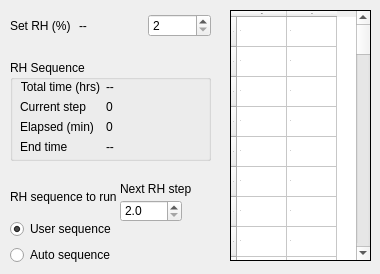
     <widget class="QWidget" name="rh_gen_tab">
      <attribute name="title">
       <string>RH ctrl</string>
      </attribute>
      <widget class="QWidget" name="gridLayoutWidget_7">
       <property name="geometry">
        <rect>
         <x>10</x>
         <y>10</y>
         <width>201</width>
         <height>31</height>
        </rect>
       </property>
       <layout class="QGridLayout" name="gridLayout_2">
        <item row="0" column="0">
         <widget class="QLabel" name="set_rh_label">
          <property name="text">
           <string>Set RH (%)</string>
          </property>
         </widget>
        </item>
        <item row="0" column="1">
         <widget class="QLabel" name="rh_display">
          <property name="toolTip">
           <string>&lt;html&gt;&lt;head/&gt;&lt;body&gt;&lt;p&gt;The actual humidity measured by the RH-200 humidity gnerator.&lt;/p&gt;&lt;/body&gt;&lt;/html&gt;</string>
          </property>
          <property name="text">
           <string>--    </string>
          </property>
         </widget>
        </item>
        <item row="0" column="2">
         <widget class="QSpinBox" name="set_rh">
          <property name="toolTip">
           <string>&lt;html&gt;&lt;head/&gt;&lt;body&gt;&lt;p&gt;Set the relative humidity using the RH-200 humidity generator. This is set automatically when a humidity sequence is running.&lt;/p&gt;&lt;/body&gt;&lt;/html&gt;</string>
          </property>
          <property name="minimum">
           <number>2</number>
          </property>
          <property name="singleStep">
           <number>1</number>
          </property>
          <property name="value">
           <number>2</number>
          </property>
         </widget>
        </item>
       </layout>
      </widget>
      <widget class="QGroupBox" name="rh_seq_groupbox">
       <property name="geometry">
        <rect>
         <x>10</x>
         <y>60</y>
         <width>201</width>
         <height>101</height>
        </rect>
       </property>
       <property name="title">
        <string>RH Sequence</string>
       </property>
       <widget class="QWidget" name="formLayoutWidget_3">
        <property name="geometry">
         <rect>
          <x>10</x>
          <y>20</y>
          <width>171</width>
          <height>105</height>
         </rect>
        </property>
        <layout class="QFormLayout" name="seq_indicator_grid">
         <item row="0" column="0">
          <widget class="QLabel" name="tot_seq_time_label">
           <property name="text">
            <string>Total time (hrs)</string>
           </property>
           <property name="alignment">
            <set>Qt::AlignRight|Qt::AlignTrailing|Qt::AlignVCenter</set>
           </property>
          </widget>
         </item>
         <item row="0" column="1">
          <widget class="QLabel" name="tot_rh_seq_time">
           <property name="toolTip">
            <string>Total length of RH sequence in hours.</string>
           </property>
           <property name="text">
            <string>--</string>
           </property>
          </widget>
         </item>
         <item row="1" column="0">
          <widget class="QLabel" name="current_step_label">
           <property name="text">
            <string>Current step</string>
           </property>
           <property name="alignment">
            <set>Qt::AlignRight|Qt::AlignTrailing|Qt::AlignVCenter</set>
           </property>
          </widget>
         </item>
         <item row="1" column="1">
          <widget class="QLabel" name="rh_seq_step">
           <property name="toolTip">
            <string>Current step number of the RH sequence.</string>
           </property>
           <property name="text">
            <string>0</string>
           </property>
          </widget>
         </item>
         <item row="2" column="0">
          <widget class="QLabel" name="elapsed_seq_time_label">
           <property name="text">
            <string>Elapsed (min)</string>
           </property>
          </widget>
         </item>
         <item row="2" column="1">
          <widget class="QLabel" name="elapsed_rh_seq_time">
           <property name="toolTip">
            <string>Elapsed time of the RH sequence.</string>
           </property>
           <property name="text">
            <string>0</string>
           </property>
          </widget>
         </item>
         <item row="3" column="0">
          <widget class="QLabel" name="seq_end_time_label">
           <property name="text">
            <string>End time</string>
           </property>
          </widget>
         </item>
         <item row="3" column="1">
          <widget class="QLabel" name="seq_end_time_display">
           <property name="toolTip">
            <string>Estimated time of completion for the RH sequence.</string>
           </property>
           <property name="text">
            <string>--</string>
           </property>
          </widget>
         </item>
        </layout>
       </widget>
      </widget>
      <widget class="QTableWidget" name="rh_table">
       <property name="geometry">
        <rect>
         <x>230</x>
         <y>10</y>
         <width>141</width>
         <height>251</height>
        </rect>
       </property>
       <property name="font">
        <font>
         <pointsize>-1</pointsize>
        </font>
       </property>
       <property name="toolTip">
        <string>&lt;html&gt;&lt;head/&gt;&lt;body&gt;&lt;p&gt;Sequence of relative humidity to set using the RH-200 relative humidity generator. Time is measured in minutes and relativehumidity (RH) is measured in percent (%). Sequences can be cleared, exported, imported, started, and stopped using the &amp;quot;Humidity&amp;quot; tab on the top menu bar. The sequence can be previewed by selecting the &amp;quot;Preview RH sequence&amp;quot; option in the &amp;quot;RH&amp;quot; tab on the top menu bar.&lt;/p&gt;&lt;/body&gt;&lt;/html&gt;</string>
       </property>
       <property name="frameShape">
        <enum>QFrame::Box</enum>
       </property>
       <property name="frameShadow">
        <enum>QFrame::Plain</enum>
       </property>
       <property name="alternatingRowColors">
        <bool>false</bool>
       </property>
       <property name="selectionMode">
        <enum>QAbstractItemView::ExtendedSelection</enum>
       </property>
       <property name="showGrid">
        <bool>true</bool>
       </property>
       <property name="gridStyle">
        <enum>Qt::SolidLine</enum>
       </property>
       <property name="wordWrap">
        <bool>false</bool>
       </property>
       <property name="cornerButtonEnabled">
        <bool>false</bool>
       </property>
       <attribute name="horizontalHeaderCascadingSectionResizes">
        <bool>false</bool>
       </attribute>
       <attribute name="horizontalHeaderDefaultSectionSize">
        <number>50</number>
       </attribute>
       <attribute name="verticalHeaderCascadingSectionResizes">
        <bool>false</bool>
       </attribute>
       <attribute name="verticalHeaderDefaultSectionSize">
        <number>20</number>
       </attribute>
       <attribute name="verticalHeaderMinimumSectionSize">
        <number>30</number>
       </attribute>
       <attribute name="verticalHeaderShowSortIndicator" stdset="0">
        <bool>false</bool>
       </attribute>
       <row>
        <property name="text">
         <string>1</string>
        </property>
       </row>
       <row>
        <property name="text">
         <string>2</string>
        </property>
       </row>
       <row>
        <property name="text">
         <string>3</string>
        </property>
       </row>
       <row>
        <property name="text">
         <string>4</string>
        </property>
       </row>
       <row>
        <property name="text">
         <string>5</string>
        </property>
       </row>
       <row>
        <property name="text">
         <string>6</string>
        </property>
       </row>
       <row>
        <property name="text">
         <string>7</string>
        </property>
       </row>
       <row>
        <property name="text">
         <string>8</string>
        </property>
       </row>
       <row>
        <property name="text">
         <string>9</string>
        </property>
       </row>
       <row>
        <property name="text">
         <string>10</string>
        </property>
       </row>
       <row>
        <property name="text">
         <string>11</string>
        </property>
       </row>
       <row>
        <property name="text">
         <string>12</string>
        </property>
       </row>
       <row>
        <property name="text">
         <string>13</string>
        </property>
       </row>
       <row>
        <property name="text">
         <string>14</string>
        </property>
       </row>
       <row>
        <property name="text">
         <string>15</string>
        </property>
       </row>
       <row>
        <property name="text">
         <string>16</string>
        </property>
       </row>
       <row>
        <property name="text">
         <string>17</string>
        </property>
       </row>
       <row>
        <property name="text">
         <string>18</string>
        </property>
       </row>
       <row>
        <property name="text">
         <string>19</string>
        </property>
       </row>
       <row>
        <property name="text">
         <string>20</string>
        </property>
       </row>
       <row>
        <property name="text">
         <string>21</string>
        </property>
       </row>
       <row>
        <property name="text">
         <string>22</string>
        </property>
       </row>
       <row>
        <property name="text">
         <string>23</string>
        </property>
       </row>
       <row>
        <property name="text">
         <string>24</string>
        </property>
       </row>
       <row>
        <property name="text">
         <string>25</string>
        </property>
       </row>
       <row>
        <property name="text">
         <string>26</string>
        </property>
       </row>
       <row>
        <property name="text">
         <string>27</string>
        </property>
       </row>
       <row>
        <property name="text">
         <string>28</string>
        </property>
       </row>
       <row>
        <property name="text">
         <string>29</string>
        </property>
       </row>
       <row>
        <property name="text">
         <string>30</string>
        </property>
       </row>
       <row>
        <property name="text">
         <string>31</string>
        </property>
       </row>
       <row>
        <property name="text">
         <string>32</string>
        </property>
       </row>
       <row>
        <property name="text">
         <string>33</string>
        </property>
       </row>
       <row>
        <property name="text">
         <string>34</string>
        </property>
       </row>
       <row>
        <property name="text">
         <string>35</string>
        </property>
       </row>
       <row>
        <property name="text">
         <string>36</string>
        </property>
       </row>
       <row>
        <property name="text">
         <string>37</string>
        </property>
       </row>
       <row>
        <property name="text">
         <string>38</string>
        </property>
       </row>
       <row>
        <property name="text">
         <string>39</string>
        </property>
       </row>
       <row>
        <property name="text">
         <string>40</string>
        </property>
       </row>
       <row>
        <property name="text">
         <string>41</string>
        </property>
       </row>
       <row>
        <property name="text">
         <string>42</string>
        </property>
       </row>
       <row>
        <property name="text">
         <string>43</string>
        </property>
       </row>
       <row>
        <property name="text">
         <string>44</string>
        </property>
       </row>
       <row>
        <property name="text">
         <string>45</string>
        </property>
       </row>
       <row>
        <property name="text">
         <string>46</string>
        </property>
       </row>
       <row>
        <property name="text">
         <string>47</string>
        </property>
       </row>
       <row>
        <property name="text">
         <string>48</string>
        </property>
       </row>
       <row>
        <property name="text">
         <string>49</string>
        </property>
       </row>
       <row>
        <property name="text">
         <string>50</string>
        </property>
       </row>
       <row>
        <property name="text">
         <string>51</string>
        </property>
       </row>
       <row>
        <property name="text">
         <string>52</string>
        </property>
       </row>
       <row>
        <property name="text">
         <string>53</string>
        </property>
       </row>
       <row>
        <property name="text">
         <string>54</string>
        </property>
       </row>
       <row>
        <property name="text">
         <string>55</string>
        </property>
       </row>
       <row>
        <property name="text">
         <string>56</string>
        </property>
       </row>
       <row>
        <property name="text">
         <string>57</string>
        </property>
       </row>
       <row>
        <property name="text">
         <string>58</string>
        </property>
       </row>
       <row>
        <property name="text">
         <string>59</string>
        </property>
       </row>
       <row>
        <property name="text">
         <string>60</string>
        </property>
       </row>
       <column>
        <property name="text">
         <string>Time</string>
        </property>
       </column>
       <column>
        <property name="text">
         <string>RH</string>
        </property>
       </column>
       <item row="0" column="0">
        <property name="text">
         <string>.1</string>
        </property>
       </item>
       <item row="0" column="1">
        <property name="text">
         <string>2</string>
        </property>
       </item>
       <item row="1" column="0">
        <property name="text">
         <string>.1</string>
        </property>
       </item>
       <item row="1" column="1">
        <property name="text">
         <string>3</string>
        </property>
       </item>
       <item row="2" column="0">
        <property name="text">
         <string>.1</string>
        </property>
       </item>
       <item row="2" column="1">
        <property name="text">
         <string>4</string>
        </property>
       </item>
       <item row="3" column="0">
        <property name="text">
         <string>.1</string>
        </property>
       </item>
       <item row="3" column="1">
        <property name="text">
         <string>2</string>
        </property>
       </item>
       <item row="4" column="0">
        <property name="text">
         <string>0</string>
        </property>
       </item>
       <item row="4" column="1">
        <property name="text">
         <string>0</string>
        </property>
       </item>
       <item row="5" column="0">
        <property name="text">
         <string>0</string>
        </property>
       </item>
       <item row="5" column="1">
        <property name="text">
         <string>0</string>
        </property>
       </item>
       <item row="6" column="0">
        <property name="text">
         <string>0</string>
        </property>
       </item>
       <item row="6" column="1">
        <property name="text">
         <string>0</string>
        </property>
       </item>
       <item row="7" column="0">
        <property name="text">
         <string>0</string>
        </property>
       </item>
       <item row="7" column="1">
        <property name="text">
         <string>0</string>
        </property>
       </item>
       <item row="8" column="0">
        <property name="text">
         <string>0</string>
        </property>
       </item>
       <item row="8" column="1">
        <property name="text">
         <string>0</string>
        </property>
       </item>
       <item row="9" column="0">
        <property name="text">
         <string>0</string>
        </property>
       </item>
       <item row="9" column="1">
        <property name="text">
         <string>0</string>
        </property>
       </item>
       <item row="10" column="0">
        <property name="text">
         <string>0</string>
        </property>
       </item>
       <item row="10" column="1">
        <property name="text">
         <string>0</string>
        </property>
       </item>
       <item row="11" column="0">
        <property name="text">
         <string>0</string>
        </property>
       </item>
       <item row="11" column="1">
        <property name="text">
         <string>0</string>
        </property>
       </item>
       <item row="12" column="0">
        <property name="text">
         <string>0</string>
        </property>
       </item>
       <item row="12" column="1">
        <property name="text">
         <string>0</string>
        </property>
       </item>
       <item row="13" column="0">
        <property name="text">
         <string>0</string>
        </property>
       </item>
       <item row="13" column="1">
        <property name="text">
         <string>0</string>
        </property>
       </item>
       <item row="14" column="0">
        <property name="text">
         <string>0</string>
        </property>
       </item>
       <item row="14" column="1">
        <property name="text">
         <string>0</string>
        </property>
       </item>
       <item row="15" column="0">
        <property name="text">
         <string>0</string>
        </property>
       </item>
       <item row="15" column="1">
        <property name="text">
         <string>0</string>
        </property>
       </item>
       <item row="16" column="0">
        <property name="text">
         <string>0</string>
        </property>
       </item>
       <item row="16" column="1">
        <property name="text">
         <string>0</string>
        </property>
       </item>
       <item row="17" column="0">
        <property name="text">
         <string>0</string>
        </property>
       </item>
       <item row="17" column="1">
        <property name="text">
         <string>0</string>
        </property>
       </item>
       <item row="18" column="0">
        <property name="text">
         <string>0</string>
        </property>
       </item>
       <item row="18" column="1">
        <property name="text">
         <string>0</string>
        </property>
       </item>
       <item row="19" column="0">
        <property name="text">
         <string>0</string>
        </property>
       </item>
       <item row="19" column="1">
        <property name="text">
         <string>0</string>
        </property>
       </item>
       <item row="20" column="0">
        <property name="text">
         <string>0</string>
        </property>
       </item>
       <item row="20" column="1">
        <property name="text">
         <string>0</string>
        </property>
       </item>
       <item row="21" column="0">
        <property name="text">
         <string>0</string>
        </property>
       </item>
       <item row="21" column="1">
        <property name="text">
         <string>0</string>
        </property>
       </item>
       <item row="22" column="0">
        <property name="text">
         <string>0</string>
        </property>
       </item>
       <item row="22" column="1">
        <property name="text">
         <string>0</string>
        </property>
       </item>
       <item row="23" column="0">
        <property name="text">
         <string>0</string>
        </property>
       </item>
       <item row="23" column="1">
        <property name="text">
         <string>0</string>
        </property>
       </item>
       <item row="24" column="0">
        <property name="text">
         <string>0</string>
        </property>
       </item>
       <item row="24" column="1">
        <property name="text">
         <string>0</string>
        </property>
       </item>
       <item row="25" column="0">
        <property name="text">
         <string>0</string>
        </property>
       </item>
       <item row="25" column="1">
        <property name="text">
         <string>0</string>
        </property>
       </item>
       <item row="26" column="0">
        <property name="text">
         <string>0</string>
        </property>
       </item>
       <item row="26" column="1">
        <property name="text">
         <string>0</string>
        </property>
       </item>
       <item row="27" column="0">
        <property name="text">
         <string>0</string>
        </property>
       </item>
       <item row="27" column="1">
        <property name="text">
         <string>0</string>
        </property>
       </item>
       <item row="28" column="0">
        <property name="text">
         <string>0</string>
        </property>
       </item>
       <item row="28" column="1">
        <property name="text">
         <string>0</string>
        </property>
       </item>
       <item row="29" column="0">
        <property name="text">
         <string>0</string>
        </property>
       </item>
       <item row="29" column="1">
        <property name="text">
         <string>0</string>
        </property>
       </item>
       <item row="30" column="0">
        <property name="text">
         <string>0</string>
        </property>
       </item>
       <item row="30" column="1">
        <property name="text">
         <string>0</string>
        </property>
       </item>
       <item row="31" column="0">
        <property name="text">
         <string>0</string>
        </property>
       </item>
       <item row="31" column="1">
        <property name="text">
         <string>0</string>
        </property>
       </item>
       <item row="32" column="0">
        <property name="text">
         <string>0</string>
        </property>
       </item>
       <item row="32" column="1">
        <property name="text">
         <string>0</string>
        </property>
       </item>
       <item row="33" column="0">
        <property name="text">
         <string>0</string>
        </property>
       </item>
       <item row="33" column="1">
        <property name="text">
         <string>0</string>
        </property>
       </item>
       <item row="34" column="0">
        <property name="text">
         <string>0</string>
        </property>
       </item>
       <item row="34" column="1">
        <property name="text">
         <string>0</string>
        </property>
       </item>
       <item row="35" column="0">
        <property name="text">
         <string>0</string>
        </property>
       </item>
       <item row="35" column="1">
        <property name="text">
         <string>0</string>
        </property>
       </item>
       <item row="36" column="0">
        <property name="text">
         <string>0</string>
        </property>
       </item>
       <item row="36" column="1">
        <property name="text">
         <string>0</string>
        </property>
       </item>
       <item row="37" column="0">
        <property name="text">
         <string>0</string>
        </property>
       </item>
       <item row="37" column="1">
        <property name="text">
         <string>0</string>
        </property>
       </item>
       <item row="38" column="0">
        <property name="text">
         <string>0</string>
        </property>
       </item>
       <item row="38" column="1">
        <property name="text">
         <string>0</string>
        </property>
       </item>
       <item row="39" column="0">
        <property name="text">
         <string>0</string>
        </property>
       </item>
       <item row="39" column="1">
        <property name="text">
         <string>0</string>
        </property>
       </item>
       <item row="40" column="0">
        <property name="text">
         <string>0</string>
        </property>
       </item>
       <item row="40" column="1">
        <property name="text">
         <string>0</string>
        </property>
       </item>
       <item row="41" column="0">
        <property name="text">
         <string>0</string>
        </property>
       </item>
       <item row="41" column="1">
        <property name="text">
         <string>0</string>
        </property>
       </item>
       <item row="42" column="0">
        <property name="text">
         <string>0</string>
        </property>
       </item>
       <item row="42" column="1">
        <property name="text">
         <string>0</string>
        </property>
       </item>
       <item row="43" column="0">
        <property name="text">
         <string>0</string>
        </property>
       </item>
       <item row="43" column="1">
        <property name="text">
         <string>0</string>
        </property>
       </item>
       <item row="44" column="0">
        <property name="text">
         <string>0</string>
        </property>
       </item>
       <item row="44" column="1">
        <property name="text">
         <string>0</string>
        </property>
       </item>
       <item row="45" column="0">
        <property name="text">
         <string>0</string>
        </property>
       </item>
       <item row="45" column="1">
        <property name="text">
         <string>0</string>
        </property>
       </item>
       <item row="46" column="0">
        <property name="text">
         <string>0</string>
        </property>
       </item>
       <item row="46" column="1">
        <property name="text">
         <string>0</string>
        </property>
       </item>
       <item row="47" column="0">
        <property name="text">
         <string>0</string>
        </property>
       </item>
       <item row="47" column="1">
        <property name="text">
         <string>0</string>
        </property>
       </item>
       <item row="48" column="0">
        <property name="text">
         <string>0</string>
        </property>
       </item>
       <item row="48" column="1">
        <property name="text">
         <string>0</string>
        </property>
       </item>
       <item row="49" column="0">
        <property name="text">
         <string>0</string>
        </property>
       </item>
       <item row="49" column="1">
        <property name="text">
         <string>0</string>
        </property>
       </item>
       <item row="50" column="0">
        <property name="text">
         <string>0</string>
        </property>
       </item>
       <item row="50" column="1">
        <property name="text">
         <string>0</string>
        </property>
       </item>
       <item row="51" column="0">
        <property name="text">
         <string>0</string>
        </property>
       </item>
       <item row="51" column="1">
        <property name="text">
         <string>0</string>
        </property>
       </item>
       <item row="52" column="0">
        <property name="text">
         <string>0</string>
        </property>
       </item>
       <item row="52" column="1">
        <property name="text">
         <string>0</string>
        </property>
       </item>
       <item row="53" column="0">
        <property name="text">
         <string>0</string>
        </property>
       </item>
       <item row="53" column="1">
        <property name="text">
         <string>0</string>
        </property>
       </item>
       <item row="54" column="0">
        <property name="text">
         <string>0</string>
        </property>
       </item>
       <item row="54" column="1">
        <property name="text">
         <string>0</string>
        </property>
       </item>
       <item row="55" column="0">
        <property name="text">
         <string>0</string>
        </property>
       </item>
       <item row="55" column="1">
        <property name="text">
         <string>0</string>
        </property>
       </item>
       <item row="56" column="0">
        <property name="text">
         <string>0</string>
        </property>
       </item>
       <item row="56" column="1">
        <property name="text">
         <string>0</string>
        </property>
       </item>
       <item row="57" column="0">
        <property name="text">
         <string>0</string>
        </property>
       </item>
       <item row="57" column="1">
        <property name="text">
         <string>0</string>
        </property>
       </item>
       <item row="58" column="0">
        <property name="text">
         <string>0</string>
        </property>
       </item>
       <item row="58" column="1">
        <property name="text">
         <string>0</string>
        </property>
       </item>
       <item row="59" column="0">
        <property name="text">
         <string>0</string>
        </property>
       </item>
       <item row="59" column="1">
        <property name="text">
         <string>0</string>
        </property>
       </item>
      </widget>
      <widget class="QWidget" name="verticalLayoutWidget_2">
       <property name="geometry">
        <rect>
         <x>10</x>
         <y>180</y>
         <width>141</width>
         <height>85</height>
        </rect>
       </property>
       <layout class="QVBoxLayout" name="auto_mode_layout">
        <item>
         <widget class="QLabel" name="auto_seq_label">
          <property name="text">
           <string>RH sequence to run</string>
          </property>
          <property name="alignment">
           <set>Qt::AlignJustify|Qt::AlignVCenter</set>
          </property>
         </widget>
        </item>
        <item>
         <widget class="QRadioButton" name="user_seq_mode">
          <property name="text">
           <string>User sequence</string>
          </property>
          <property name="checked">
           <bool>true</bool>
          </property>
         </widget>
        </item>
        <item>
         <widget class="QRadioButton" name="auto_seq_mode">
          <property name="enabled">
           <bool>true</bool>
          </property>
          <property name="text">
           <string>Auto sequence</string>
          </property>
         </widget>
        </item>
       </layout>
      </widget>
      <widget class="QDoubleSpinBox" name="rh_to_add">
       <property name="geometry">
        <rect>
         <x>120</x>
         <y>200</y>
         <width>62</width>
         <height>22</height>
        </rect>
       </property>
       <property name="decimals">
        <number>1</number>
       </property>
       <property name="minimum">
        <double>2.000000000000000</double>
       </property>
       <property name="maximum">
        <double>96.000000000000000</double>
       </property>
      </widget>
      <widget class="QLabel" name="next_rh_step_label">
       <property name="geometry">
        <rect>
         <x>120</x>
         <y>180</y>
         <width>71</width>
         <height>17</height>
        </rect>
       </property>
       <property name="text">
        <string>Next RH step</string>
       </property>
       <property name="alignment">
        <set>Qt::AlignJustify|Qt::AlignVCenter</set>
       </property>
      </widget>
     </widget>
